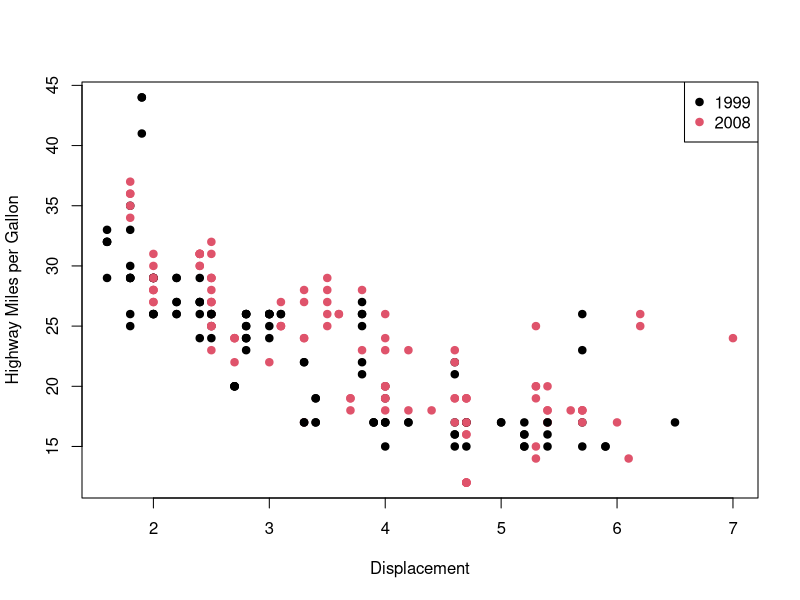

Source code (R):
## ---- chunk 1
# Set a CRAN mirror for package installations
options(repos = c(CRAN = "https://cran.rstudio.com/"))
# Load necessary libraries
library(emmeans)
## ---- chunk 2
# Load the ggplot2 package to access the mpg dataset
library(ggplot2)

# Load the mpg dataset explicitly
data(mpg)

# Scatter plot with base R
plot(mpg$displ, mpg$hwy, col = as.factor(mpg$year), 
     xlab = "Displacement", ylab = "Highway Miles per Gallon", pch = 19)

# Add a legend to differentiate the years
legend("topright", legend = unique(mpg$year), col = unique(as.factor(mpg$year)), pch = 19)

# Use base R to filter the data where cyl equals 8
subset(mpg, cyl == '8')

## ---- chunk 3
# 1. Input the dimensions of the cylinder
height <- 3.2
radius <- 5.5

# 2. Use the formula to calculate the volume of a cylinder
volume <- pi * radius^2 * height

# 3. Round volume to 2 decimal places
rounded_volume <- round(volume, 2)

# Display the answer
rounded_volume

## ---- chunk 4
# Load the pwr package
library(pwr)

# Example: Calculate the required sample size (n)
# Using an effect size (d) of 0.5, power of 0.8, and significance level of 0.05
pwr.t.test(d = 0.5, power = 0.8, sig.level = 0.05, type = "two.sample")
## ---- chunk 5

set.seed(123)
matrix_with_na <- matrix(sample(c(NA, 1:9), 9, replace = TRUE), nrow = 3)
copy_of_original <- matrix_with_na
matrix_with_na[1, 2] <- NA
matrix_with_na[2, 3] <- NA
matrix_with_na[3, 1] <- NA
print("Original Matrix with NAs:")
print(matrix_with_na)
list_with_values <- as.list(as.character(matrix(1:9, nrow = 3)))
print(list_with_values)
for (i in 1:3) {
  for (j in 1:3) {
    if (is.na(matrix_with_na[i, j])) {
      matrix_with_na[i, j] <- list_with_values[[(i - 1) * 3 + j]]
    }
  }
}
print("Matrix after filling NAs:")
print(matrix_with_na)
mean_matrix <- mean(copy_of_original, na.rm = TRUE)
mean_of_original_copy <- mean(copy_of_original, na.rm = TRUE)
print("Mean of original matrix copy (with NAs removed):")
print(mean_of_original_copy)
print("Mean of filled matrix:")
print(mean_matrix)
## ---- chunk 6
# Load necessary package
install.packages('emmeans')
library(emmeans)



run_anova_posthoc <- function() {
  # Perform ANOVA on the iris dataset
  anova_result <- aov(Sepal.Length ~ Species, data = iris)
  
  # Perform post-hoc test using emmeans
  posthoc_result <- emmeans(anova_result, pairwise ~ Species)
  
  # Extract comparisons as a data frame
  comparisons <- as.data.frame(posthoc_result$contrasts)
  
  # Creating the output data frame with correct column names
  comparisons_df <- data.frame(Species_Comparison = comparisons$contrast,
                               Estimate = comparisons$estimate,
                               P_Value = comparisons$p.value)
  
  return(comparisons_df)
}

run_anova_posthoc()

## ---- chunk 7
# Load package 
install.packages('dplyr')
library(dplyr)  # The dplyr package helps with data manipulation like grouping and summarizing data.

# Step 1: Calculate the overall mean of Sepal Length
overall_mean <- mean(iris$Sepal.Length)
# `mean()` is a base R function that calculates the average of all Sepal Length values.

# Step 2: Calculate the mean Sepal Length for each Species
species_means <- iris %>%
  group_by(Species) %>%            # `group_by()` (from dplyr) organizes data by Species.
  summarise(mean_sepal_length = mean(Sepal.Length))  # `summarise()` calculates the mean Sepal Length for each Species group.

# Step 3: Calculate the Total Sum of Squares (SST)
sst <- sum((iris$Sepal.Length - overall_mean)^2)
# The total sum of squares (SST) is calculated by squaring the differences between each Sepal Length and the overall mean, then adding them up.

# Step 4: Calculate the Sum of Squares Between Groups (SSB)
ssb <- sum(table(iris$Species) * (species_means$mean_sepal_length - overall_mean)^2)
# `table(iris$Species)` counts the number of each Species, and we multiply these counts by the squared differences between each Species mean and the overall mean.

# Step 5: Calculate the Sum of Squares Within Groups (SSW)
ssw <- sum((iris %>% 
              left_join(species_means, by = "Species") %>%  # `left_join()` (from dplyr) combines the species means with the original data based on Species.
              mutate(squared_diff = (Sepal.Length - mean_sepal_length)^2))$squared_diff)
# Here, `mutate()` (from dplyr) creates a new column for each row showing the squared difference between Sepal Length and the Species mean.

# Step 6: Calculate the Degrees of Freedom
df_between <- length(unique(iris$Species)) - 1  # Degrees of freedom between groups (number of species - 1)
df_within <- nrow(iris) - length(unique(iris$Species))  # Degrees of freedom within groups (total rows - number of species)

# Step 7: Calculate the Mean Squares
ms_between <- ssb / df_between  # Mean square between groups is the SSB divided by df_between.
ms_within <- ssw / df_within    # Mean square within groups is the SSW divided by df_within.

# Step 8: Calculate the F Statistic
f_statistic <- ms_between / ms_within
f_statistic  # Print the F statistic

## ---- chunk 8
# Step 1: Calculate the overall mean of Sepal Length
overall_mean <- mean(iris$Sepal.Length)
# The `mean()` function calculates the average value of Sepal Length for all flowers in the dataset.

# Step 2: Calculate the Sum of Squares Total (SST)
sst <- sum((iris$Sepal.Length - overall_mean)^2)
# Here, we subtract the overall mean from each Sepal Length value, square the differences, and then add them up with `sum()`.
# `sum()` adds up all the squared differences to get the total variation (SST) across all data points.

# Print the Sum of Squares Total
sst

## ---- chunk 9
# Step 1: Create a nested list with three levels
my_list <- list(
  list(
    list(1, 2, 3),      # First nested list at the deepest level
    list(4, 5, 6)       # Second nested list at the deepest level
  ),
  list(
    list(7, 8, 9),      # Third nested list at the deepest level
    list(10, 11, 12)    # Fourth nested list at the deepest level
  )
)

# Step 2: Access a specific element from within the deepest level
# For example, I want to access the number 11 from the deepest level

element <- my_list[[2]][[2]][[2]]
# Explanation of indexing:
# - my_list[[2]] selects the second top-level element in my_list.
# - [[2]] within that element selects the second list within the second top-level list.
# - [[2]] within that sub-list selects the second element within the second list, which is 11.

# Print the accessed element
element
